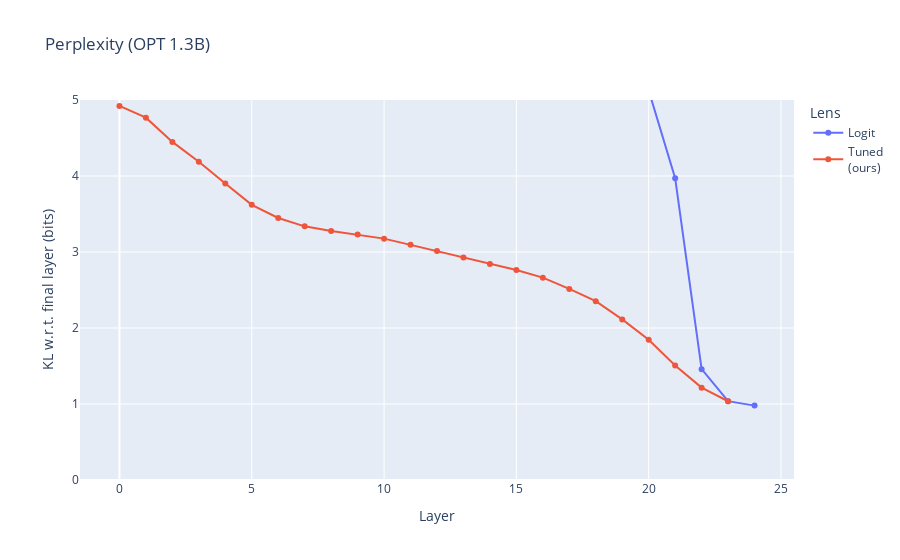

The cell this chart's notebook holds for it:
### Code cell
import plotly.express as px

import plotly.graph_objects as go

fig = go.Figure([
    go.Scatter(
        y=list(opt_agg['baseline_ce'].values()),
        mode="lines+markers",
        name="Logit",
    ),
    go.Scatter(
        y=list(opt_agg['lens_ce'].values()),
        mode="lines+markers",
        name="Tuned<br>(ours)",
    ),
]).update_layout(
    hovermode="x unified",
    legend_title="Lens",
    yaxis_range=[0, 5],
    title="Perplexity (OPT 1.3B)",
    xaxis_title="Layer",
    yaxis_title="KL w.r.t. final layer (bits)",
)
fig

### Figure 1 — Plotly figure (JSON) as saved in the notebook; plotly's stock layout.template omitted (floating-point values rounded to 4 significant figures)
{"data": [{"mode": "lines+markers", "name": "Logit", "type": "scatter", "y": [57.6, 46.97, 38.26, 31.68, 26.23, 21.63, 18.32, 15.69, 14.14, 13.15, 12.38, 11.39, 10.53, 9.676, 8.908, 8.193, 7.53, 6.87, 6.312, 5.709, 5.125, 3.972, 1.458, 1.037, 0.9786]}, {"mode": "lines+markers", "name": "Tuned<br>(ours)", "type": "scatter", "y": [4.922, 4.767, 4.449, 4.187, 3.902, 3.621, 3.448, 3.337, 3.277, 3.229, 3.176, 3.094, 3.012, 2.928, 2.843, 2.763, 2.662, 2.514, 2.352, 2.113, 1.846, 1.506, 1.215, 1.036]}], "layout": {"hovermode": "x unified", "legend": {"title": {"text": "Lens"}}, "title": {"text": "Perplexity (OPT 1.3B)"}, "xaxis": {"title": {"text": "Layer"}}, "yaxis": {"range": [0, 5], "title": {"text": "KL w.r.t. final layer (bits)"}}}}
